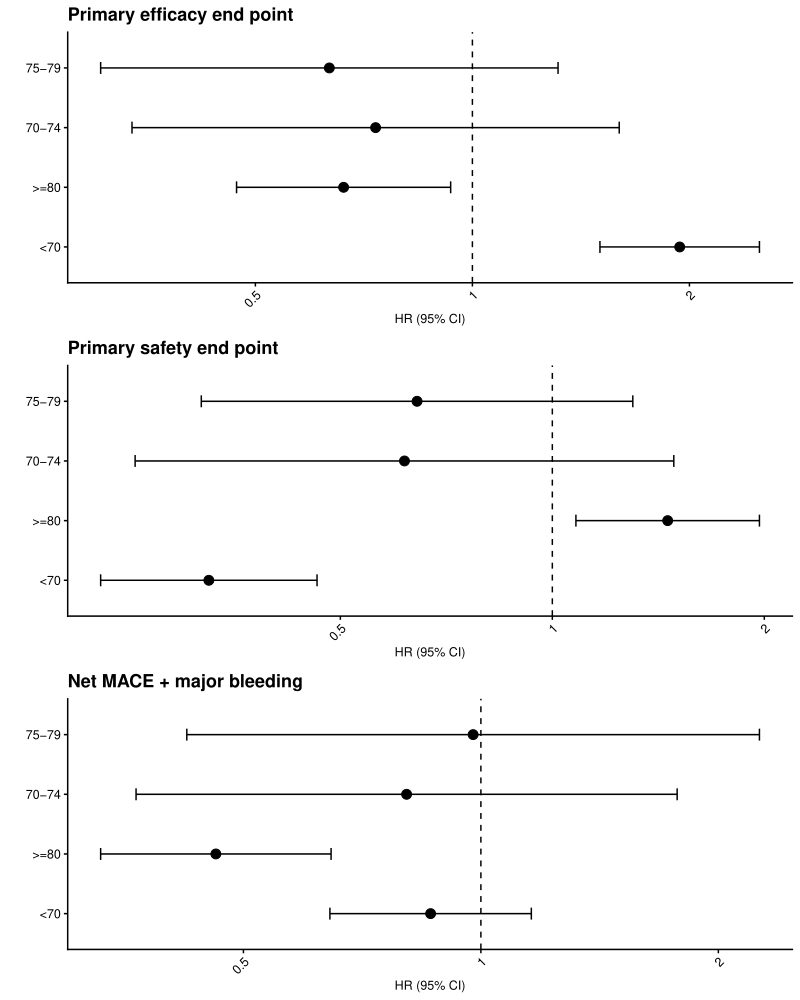

The R source for this figure:
#~~~~~~~~~~~~~~~~~~~~~~~~~~~~~~~~~~~~~~~~~~~~~~~~~~~~~~~~~~~~~~~~~~~~~~~~~~~~~~
# 森林图.R
# 用于绘制与文献中相同的森林图
#~~~~~~~~~~~~~~~~~~~~~~~~~~~~~~~~~~~~~~~~~~~~~~~~~~~~~~~~~~~~~~~~~~~~~~~~~~~~~~

# 加载所需的R包
library(survival)  # 用于Cox回归模型
library(ggplot2)   # 用于数据可视化
library(dplyr)     # 用于数据处理
library(gridExtra) # 用于组合多个图形

# --- 重新生成与HR随age变化曲线.R中完全相同的模拟数据 ---
set.seed(42)
n <- 3000

sim_data <- data.frame(
  id = 1:n,
  age = runif(n, 35, 95),
  treatment = sample(0:1, n, replace = TRUE)
)

# 定义生成事件时间的函数
generate_survival_time <- function(data, beta_treat, beta_age, beta_interact, shape = 1.5) {
  linear_predictor <- beta_treat * data$treatment + 
                      beta_age * (data$age - 65) + 
                      beta_interact * data$treatment * (data$age - 65)
  u <- runif(nrow(data))
  lambda <- 0.005
  time <- (-log(u) / (lambda * exp(linear_predictor)))^(1 / shape)
  return(time)
}

# 模拟三个不同的终点事件
sim_data$time_efficacy <- generate_survival_time(
  sim_data,
  beta_treat = 0.2,
  beta_age = 0.02,
  beta_interact = -0.03
)
sim_data$status_efficacy <- ifelse(sim_data$time_efficacy <= 10, 1, 0)

sim_data$time_safety <- generate_survival_time(
  sim_data,
  beta_treat = -0.8,
  beta_age = 0.01,
  beta_interact = 0.05
)
sim_data$status_safety <- ifelse(sim_data$time_safety <= 10, 1, 0)

sim_data$time_net <- generate_survival_time(
  sim_data,
  beta_treat = -0.3,
  beta_age = 0.03,
  beta_interact = -0.02
)
sim_data$status_net <- ifelse(sim_data$time_net <= 10, 1, 0)

# --- 创建一个函数来计算每个年龄组的HR和CI ---
calculate_hr_by_age_group <- function(data, time_var, status_var, age_groups) {
  # 创建一个空的数据框来存储结果
  results <- data.frame()
  
  # 遍历每个年龄组
  for (group in age_groups) {
    # 定义年龄范围
    if (group == "<70") {
      age_filter <- data$age < 70
    } else if (group == "70-74") {
      age_filter <- data$age >= 70 & data$age <= 74
    } else if (group == "75-79") {
      age_filter <- data$age >= 75 & data$age <= 79
    } else if (group == ">=80") {
      age_filter <- data$age >= 80
    }
    
    # 提取当前年龄组的数据
    group_data <- data[age_filter, ]
    
    # 拟合Cox模型
    model <- coxph(Surv(get(time_var), get(status_var)) ~ treatment, data = group_data)
    
    # 提取HR和CI
    hr <- exp(coef(model)["treatment"])
    ci_low <- exp(confint(model)["treatment", "2.5 %"])
    ci_high <- exp(confint(model)["treatment", "97.5 %"])
    p_value <- coef(summary(model))["treatment", "Pr(>|z|)"]
    
    # 添加到结果数据框
    results <- rbind(results, data.frame(
      age_group = group,
      hr = hr,
      ci_low = ci_low,
      ci_high = ci_high,
      p_value = p_value
    ))
  }
  
  return(results)
}

# --- 计算三个终点事件的HR ---
age_groups <- c("<70", "70-74", "75-79", ">=80")

# A. 疗效终点
efficacy_results <- calculate_hr_by_age_group(sim_data, "time_efficacy", "status_efficacy", age_groups)

# B. 安全性终点
safety_results <- calculate_hr_by_age_group(sim_data, "time_safety", "status_safety", age_groups)

# C. 净获益终点
net_results <- calculate_hr_by_age_group(sim_data, "time_net", "status_net", age_groups)

# --- 创建森林图 ---

# 通用的森林图绘图函数
plot_forest_plot <- function(data, title, y_label) {
  # 创建ggplot对象
  p <- ggplot(data, aes(x = hr, y = age_group)) +
    geom_point(size = 3) +
    geom_errorbar(aes(xmin = ci_low, xmax = ci_high), width = 0.2) +
    geom_vline(xintercept = 1, linetype = "dashed", color = "black") +
    scale_x_log10(breaks = c(0.1, 0.5, 1, 2), labels = c("0.1", "0.5", "1", "2")) +
    labs(title = title, x = y_label, y = "") +
    theme_classic() +
    theme(
      plot.title = element_text(face = "bold", hjust = 0),
      axis.text.x = element_text(angle = 45, hjust = 1),
      axis.title.x = element_text(size = 9),
      axis.text.y = element_text(size = 9)
    )
  
  return(p)
}

# --- 绘制三个森林图 ---

# A. 疗效终点森林图
forest_plot_a <- plot_forest_plot(efficacy_results, "Primary efficacy end point", "HR (95% CI)")

# B. 安全性终点森林图
forest_plot_b <- plot_forest_plot(safety_results, "Primary safety end point", "HR (95% CI)")

# C. 净获益终点森林图
forest_plot_c <- plot_forest_plot(net_results, "Net MACE + major bleeding", "HR (95% CI)")

# --- 使用gridExtra包组合三个图 ---
# --- 将森林图保存为PDF文件 ---
# 设置PDF输出参数
pdf("森林图.pdf", width = 8, height = 10)
final_forest_plot <- grid.arrange(forest_plot_a, forest_plot_b, forest_plot_c, ncol = 1)
dev.off()

# 显示最终的组合图
print(final_forest_plot)
